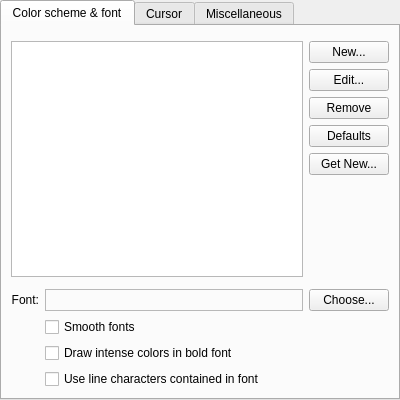
<?xml version="1.0" encoding="UTF-8"?>
<ui version="4.0">
 <class>EditProfileAppearancePage</class>
 <widget class="QWidget" name="EditProfileAppearancePage">
  <property name="geometry">
   <rect>
    <x>0</x>
    <y>0</y>
    <width>400</width>
    <height>400</height>
   </rect>
  </property>
  <layout class="QVBoxLayout" name="verticalLayout">
   <property name="leftMargin">
    <number>0</number>
   </property>
   <property name="topMargin">
    <number>0</number>
   </property>
   <property name="rightMargin">
    <number>0</number>
   </property>
   <property name="bottomMargin">
    <number>0</number>
   </property>
   <item>
    <widget class="QTabWidget" name="tabWidget">
     <property name="currentIndex">
      <number>0</number>
     </property>
     <widget class="QWidget" name="colorSchemeTab">
      <attribute name="title">
       <string>Color scheme &amp;&amp; font</string>
      </attribute>
      <layout class="QGridLayout">
       <item row="0" column="0" colspan="3">
        <widget class="KMessageWidget" name="colorSchemeMessageWidget">
         <property name="frameShape">
          <enum>QFrame::StyledPanel</enum>
         </property>
         <property name="frameShadow">
          <enum>QFrame::Raised</enum>
         </property>
        </widget>
       </item>
       <item row="1" column="0" colspan="2">
        <widget class="QListView" name="colorSchemeList">
         <property name="verticalScrollMode">
          <enum>QAbstractItemView::ScrollPerPixel</enum>
         </property>
        </widget>
       </item>
       <item row="1" column="2">
        <layout class="QVBoxLayout">
         <property name="spacing">
          <number>0</number>
         </property>
         <item>
          <layout class="QVBoxLayout">
           <property name="spacing">
            <number>6</number>
           </property>
           <item>
            <widget class="QPushButton" name="newColorSchemeButton">
             <property name="toolTip">
              <string>Create a new color scheme based upon the selected scheme</string>
             </property>
             <property name="text">
              <string comment="@action:button Create an alternate color scheme">New...</string>
             </property>
            </widget>
           </item>
           <item>
            <widget class="QPushButton" name="editColorSchemeButton">
             <property name="toolTip">
              <string>Edit the selected color scheme</string>
             </property>
             <property name="text">
              <string>Edit...</string>
             </property>
            </widget>
           </item>
           <item>
            <widget class="QPushButton" name="removeColorSchemeButton">
             <property name="toolTip">
              <string>Delete the selected color scheme</string>
             </property>
             <property name="text">
              <string>Remove</string>
             </property>
            </widget>
           </item>
           <item>
            <widget class="QPushButton" name="resetColorSchemeButton">
             <property name="toolTip">
              <string>Reset the selected color scheme settings to the default values</string>
             </property>
             <property name="text">
              <string>Defaults</string>
             </property>
            </widget>
           </item>
           <item>
            <widget class="KNS3::Button" name="downloadColorSchemeButton">
             <property name="text">
              <string>Get New...</string>
             </property>
            </widget>
           </item>
          </layout>
         </item>
         <item>
          <spacer>
           <property name="orientation">
            <enum>Qt::Vertical</enum>
           </property>
           <property name="sizeHint" stdset="0">
            <size>
             <width>20</width>
             <height>20</height>
            </size>
           </property>
          </spacer>
         </item>
        </layout>
       </item>
       <item row="2" column="0" colspan="3">
        <widget class="KMessageWidget" name="transparencyWarningWidget"/>
       </item>
       <item row="3" column="0">
        <widget class="QLabel" name="label_7">
         <property name="sizePolicy">
          <sizepolicy hsizetype="Fixed" vsizetype="Preferred">
           <horstretch>0</horstretch>
           <verstretch>0</verstretch>
          </sizepolicy>
         </property>
         <property name="text">
          <string>Font:</string>
         </property>
         <property name="alignment">
          <set>Qt::AlignRight|Qt::AlignTrailing|Qt::AlignVCenter</set>
         </property>
        </widget>
       </item>
       <item row="3" column="1">
        <widget class="QLabel" name="fontPreview">
         <property name="sizePolicy">
          <sizepolicy hsizetype="Expanding" vsizetype="Preferred">
           <horstretch>0</horstretch>
           <verstretch>0</verstretch>
          </sizepolicy>
         </property>
         <property name="frameShape">
          <enum>QFrame::StyledPanel</enum>
         </property>
         <property name="frameShadow">
          <enum>QFrame::Sunken</enum>
         </property>
         <property name="text">
          <string notr="true"/>
         </property>
         <property name="textFormat">
          <enum>Qt::PlainText</enum>
         </property>
         <property name="buddy">
          <cstring>chooseFontButton</cstring>
         </property>
        </widget>
       </item>
       <item row="3" column="2">
        <widget class="QPushButton" name="chooseFontButton">
         <property name="text">
          <string comment="@action:button open a dialog with list of fonts">Choose...</string>
         </property>
        </widget>
       </item>
       <item row="4" column="1" colspan="2">
        <widget class="QCheckBox" name="antialiasTextButton">
         <property name="text">
          <string>Smooth fonts</string>
         </property>
        </widget>
       </item>
       <item row="5" column="1" colspan="2">
        <widget class="QCheckBox" name="boldIntenseButton">
         <property name="text">
          <string>Draw intense colors in bold font</string>
         </property>
        </widget>
       </item>
       <item row="6" column="1" colspan="2">
        <widget class="QCheckBox" name="useFontLineCharactersButton">
         <property name="toolTip">
          <string>Use the selected font for line characters instead of the builtin code</string>
         </property>
         <property name="text">
          <string>Use line characters contained in font</string>
         </property>
        </widget>
       </item>
      </layout>
     </widget>
     <widget class="QWidget" name="cursorTab">
      <attribute name="title">
       <string>Cursor</string>
      </attribute>
      <layout class="QGridLayout">
       <property name="spacing">
        <number>0</number>
       </property>
       <item row="0" column="0" colspan="2">
        <layout class="QGridLayout">
         <property name="spacing">
          <number>6</number>
         </property>
         <item row="0" column="0" alignment="Qt::AlignRight">
          <widget class="QLabel" name="label_8">
           <property name="sizePolicy">
            <sizepolicy hsizetype="Fixed" vsizetype="Preferred">
             <horstretch>0</horstretch>
             <verstretch>0</verstretch>
            </sizepolicy>
           </property>
           <property name="text">
            <string>Shape:</string>
           </property>
           <property name="alignment">
            <set>Qt::AlignRight|Qt::AlignTrailing|Qt::AlignVCenter</set>
           </property>
          </widget>
         </item>
         <item row="0" column="1">
          <widget class="QRadioButton" name="cursorShapeBlock">
           <property name="text">
            <string comment="A solid rectangular">Block</string>
           </property>
           <attribute name="buttonGroup">
            <string notr="true">cursorShape</string>
           </attribute>
          </widget>
         </item>
         <item row="1" column="1">
          <widget class="QRadioButton" name="cursorShapeIBeam">
           <property name="text">
            <string comment="A vertical line on the left edge">I-Beam</string>
           </property>
           <attribute name="buttonGroup">
            <string notr="true">cursorShape</string>
           </attribute>
          </widget>
         </item>
         <item row="2" column="1">
          <widget class="QRadioButton" name="cursorShapeUnderline">
           <property name="text">
            <string comment="A hortizonal line on the bottom edge">Underline</string>
           </property>
           <attribute name="buttonGroup">
            <string notr="true">cursorShape</string>
           </attribute>
          </widget>
         </item>
         <item row="3" column="1">
          <spacer>
           <property name="orientation">
            <enum>Qt::Vertical</enum>
           </property>
           <property name="sizeType">
            <enum>QSizePolicy::Fixed</enum>
           </property>
           <property name="sizeHint" stdset="0">
            <size>
             <width>20</width>
             <height>16</height>
            </size>
           </property>
          </spacer>
         </item>
         <item row="4" column="0" alignment="Qt::AlignRight">
          <widget class="QLabel" name="label_3">
           <property name="sizePolicy">
            <sizepolicy hsizetype="Fixed" vsizetype="Preferred">
             <horstretch>0</horstretch>
             <verstretch>0</verstretch>
            </sizepolicy>
           </property>
           <property name="text">
            <string comment="Cursor color options">Color:</string>
           </property>
           <property name="alignment">
            <set>Qt::AlignRight|Qt::AlignTrailing|Qt::AlignVCenter</set>
           </property>
          </widget>
         </item>
         <item row="4" column="1">
          <widget class="QRadioButton" name="autoCursorColorButton">
           <property name="sizePolicy">
            <sizepolicy hsizetype="Preferred" vsizetype="Fixed">
             <horstretch>0</horstretch>
             <verstretch>0</verstretch>
            </sizepolicy>
           </property>
           <property name="toolTip">
            <string>Set the cursor to match the color of the character underneath it.</string>
           </property>
           <property name="text">
            <string>Match current character</string>
           </property>
           <attribute name="buttonGroup">
            <string notr="true">cursorColor</string>
           </attribute>
          </widget>
         </item>
         <item row="5" column="1">
          <layout class="QHBoxLayout" name="customColorLayout">
           <property name="spacing">
            <number>0</number>
           </property>
           <item>
            <widget class="QRadioButton" name="customCursorColorButton">
             <property name="sizePolicy">
              <sizepolicy hsizetype="Preferred" vsizetype="Fixed">
               <horstretch>0</horstretch>
               <verstretch>0</verstretch>
              </sizepolicy>
             </property>
             <property name="toolTip">
              <string>Use a custom, fixed color for the cursor</string>
             </property>
             <property name="text">
              <string>Custom cursor color:</string>
             </property>
             <attribute name="buttonGroup">
              <string notr="true">cursorColor</string>
             </attribute>
            </widget>
           </item>
           <item>
            <widget class="KColorButton" name="customColorSelectButton">
             <property name="sizePolicy">
              <sizepolicy hsizetype="Preferred" vsizetype="Fixed">
               <horstretch>0</horstretch>
               <verstretch>0</verstretch>
              </sizepolicy>
             </property>
             <property name="toolTip">
              <string>Select the color used to draw the cursor</string>
             </property>
             <property name="text">
              <string/>
             </property>
            </widget>
           </item>
           <item>
            <spacer>
             <property name="orientation">
              <enum>Qt::Horizontal</enum>
             </property>
             <property name="sizeHint" stdset="0">
              <size>
               <width>0</width>
               <height>0</height>
              </size>
             </property>
            </spacer>
           </item>
          </layout>
         </item>
         <item row="6" column="1">
          <spacer>
           <property name="orientation">
            <enum>Qt::Vertical</enum>
           </property>
           <property name="sizeType">
            <enum>QSizePolicy::Fixed</enum>
           </property>
           <property name="sizeHint" stdset="0">
            <size>
             <width>20</width>
             <height>16</height>
            </size>
           </property>
          </spacer>
         </item>
         <item row="7" column="0" alignment="Qt::AlignRight|Qt::AlignVCenter">
          <widget class="QLabel" name="label_2">
           <property name="text">
            <string>Blinking:</string>
           </property>
           <property name="buddy">
            <cstring>enableBlinkingCursorButton</cstring>
           </property>
          </widget>
         </item>
         <item row="7" column="1">
          <widget class="QCheckBox" name="enableBlinkingCursorButton">
           <property name="sizePolicy">
            <sizepolicy hsizetype="Preferred" vsizetype="Fixed">
             <horstretch>0</horstretch>
             <verstretch>0</verstretch>
            </sizepolicy>
           </property>
           <property name="toolTip">
            <string>Make the cursor blink regularly</string>
           </property>
           <property name="text">
            <string>Enabled</string>
           </property>
          </widget>
         </item>
        </layout>
       </item>
       <item row="1" column="0" colspan="2">
        <spacer>
         <property name="orientation">
          <enum>Qt::Vertical</enum>
         </property>
         <property name="sizeHint" stdset="0">
          <size>
           <width>0</width>
           <height>0</height>
          </size>
         </property>
        </spacer>
       </item>
      </layout>
     </widget>
     <widget class="QWidget" name="miscTab">
      <attribute name="title">
       <string comment="Items that do not fit in other categories">Miscellaneous</string>
      </attribute>
      <layout class="QVBoxLayout" name="verticalLayout_3">
       <property name="spacing">
        <number>0</number>
       </property>
       <item>
        <layout class="QGridLayout" name="miscTabLayout" columnstretch="0,1">
         <property name="spacing">
          <number>6</number>
         </property>
         <item row="0" column="0" colspan="2">
          <widget class="QGroupBox" name="contentsGroup">
           <property name="title">
            <string comment="@title:group">Terminal contents</string>
           </property>
           <layout class="QGridLayout" columnstretch="0,1">
            <item row="0" column="0" alignment="Qt::AlignRight">
             <widget class="QLabel" name="lineSpacingLabel">
              <property name="sizePolicy">
               <sizepolicy hsizetype="Fixed" vsizetype="Preferred">
                <horstretch>0</horstretch>
                <verstretch>0</verstretch>
               </sizepolicy>
              </property>
              <property name="text">
               <string>Line spacing:</string>
              </property>
              <property name="alignment">
               <set>Qt::AlignRight|Qt::AlignTrailing|Qt::AlignVCenter</set>
              </property>
              <property name="buddy">
               <cstring>lineSpacingSpinner</cstring>
              </property>
             </widget>
            </item>
            <item row="0" column="1">
             <layout class="QHBoxLayout">
              <property name="spacing">
               <number>0</number>
              </property>
              <item>
               <widget class="QSpinBox" name="lineSpacingSpinner">
                <property name="toolTip">
                 <string>The number of pixels between two lines</string>
                </property>
                <property name="suffix">
                 <string comment="(pixels) visual size unit"> px</string>
                </property>
                <property name="minimum">
                 <number>0</number>
                </property>
                <property name="maximum">
                 <number>20</number>
                </property>
               </widget>
              </item>
              <item>
               <spacer>
                <property name="orientation">
                 <enum>Qt::Horizontal</enum>
                </property>
                <property name="sizeHint" stdset="0">
                 <size>
                  <width>40</width>
                  <height>20</height>
                 </size>
                </property>
               </spacer>
              </item>
             </layout>
            </item>
            <item row="1" column="0" alignment="Qt::AlignRight">
             <widget class="QLabel" name="label_4">
              <property name="sizePolicy">
               <sizepolicy hsizetype="Fixed" vsizetype="Preferred">
                <horstretch>0</horstretch>
                <verstretch>0</verstretch>
               </sizepolicy>
              </property>
              <property name="text">
               <string>Margins:</string>
              </property>
              <property name="alignment">
               <set>Qt::AlignRight|Qt::AlignTrailing|Qt::AlignVCenter</set>
              </property>
              <property name="buddy">
               <cstring>marginsSpinner</cstring>
              </property>
             </widget>
            </item>
            <item row="1" column="1">
             <layout class="QHBoxLayout">
              <property name="spacing">
               <number>0</number>
              </property>
              <item>
               <widget class="QSpinBox" name="marginsSpinner">
                <property name="suffix">
                 <string comment="(pixels) visual size unit"> px</string>
                </property>
                <property name="maximum">
                 <number>99</number>
                </property>
                <property name="value">
                 <number>1</number>
                </property>
               </widget>
              </item>
              <item>
               <spacer>
                <property name="orientation">
                 <enum>Qt::Horizontal</enum>
                </property>
                <property name="sizeHint" stdset="0">
                 <size>
                  <width>40</width>
                  <height>20</height>
                 </size>
                </property>
               </spacer>
              </item>
             </layout>
            </item>
            <item row="2" column="0" alignment="Qt::AlignRight">
             <widget class="QLabel" name="label_5">
              <property name="sizePolicy">
               <sizepolicy hsizetype="Fixed" vsizetype="Preferred">
                <horstretch>0</horstretch>
                <verstretch>0</verstretch>
               </sizepolicy>
              </property>
              <property name="text">
               <string>Align to center:</string>
              </property>
              <property name="alignment">
               <set>Qt::AlignRight|Qt::AlignTrailing|Qt::AlignVCenter</set>
              </property>
              <property name="buddy">
               <cstring>alignToCenterButton</cstring>
              </property>
             </widget>
            </item>
            <item row="2" column="1">
             <widget class="QCheckBox" name="alignToCenterButton">
              <property name="text">
               <string>Enabled</string>
              </property>
             </widget>
            </item>
           </layout>
          </widget>
         </item>
         <item row="1" column="1">
          <spacer>
           <property name="orientation">
            <enum>Qt::Vertical</enum>
           </property>
           <property name="sizeType">
            <enum>QSizePolicy::Fixed</enum>
           </property>
           <property name="sizeHint" stdset="0">
            <size>
             <width>20</width>
             <height>16</height>
            </size>
           </property>
          </spacer>
         </item>
         <item row="2" column="0" alignment="Qt::AlignRight|Qt::AlignVCenter">
          <widget class="QLabel" name="label">
           <property name="text">
            <string>Window:</string>
           </property>
          </widget>
         </item>
         <item row="2" column="1">
          <widget class="QCheckBox" name="showTerminalSizeHintButton">
           <property name="toolTip">
            <string>Show terminal size in columns and lines in the center of window after resizing</string>
           </property>
           <property name="text">
            <string>Show hint for terminal size after resizing</string>
           </property>
          </widget>
         </item>
         <item row="3" column="1">
          <widget class="QCheckBox" name="dimWhenInactiveCheckbox">
           <property name="toolTip">
            <string>Indicate whether the window is active by dimming the colors</string>
           </property>
           <property name="text">
            <string>Dim the colors when the window loses focus</string>
           </property>
          </widget>
         </item>
        </layout>
       </item>
       <item>
        <spacer>
         <property name="orientation">
          <enum>Qt::Vertical</enum>
         </property>
         <property name="sizeHint" stdset="0">
          <size>
           <width>20</width>
           <height>0</height>
          </size>
         </property>
        </spacer>
       </item>
      </layout>
     </widget>
    </widget>
   </item>
  </layout>
 </widget>
 <customwidgets>
  <customwidget>
   <class>KMessageWidget</class>
   <extends>QFrame</extends>
   <header>kmessagewidget.h</header>
   <container>1</container>
  </customwidget>
  <customwidget>
   <class>KColorButton</class>
   <extends>QPushButton</extends>
   <header>kcolorbutton.h</header>
  </customwidget>
  <customwidget>
   <class>KNS3::Button</class>
   <extends>QPushButton</extends>
   <header location="global">KNS3/Button</header>
  </customwidget>
 </customwidgets>
 <tabstops>
  <tabstop>tabWidget</tabstop>
  <tabstop>colorSchemeList</tabstop>
  <tabstop>newColorSchemeButton</tabstop>
  <tabstop>editColorSchemeButton</tabstop>
  <tabstop>removeColorSchemeButton</tabstop>
  <tabstop>resetColorSchemeButton</tabstop>
  <tabstop>downloadColorSchemeButton</tabstop>
  <tabstop>chooseFontButton</tabstop>
  <tabstop>antialiasTextButton</tabstop>
  <tabstop>boldIntenseButton</tabstop>
  <tabstop>useFontLineCharactersButton</tabstop>
  <tabstop>cursorShapeBlock</tabstop>
  <tabstop>cursorShapeIBeam</tabstop>
  <tabstop>cursorShapeUnderline</tabstop>
  <tabstop>autoCursorColorButton</tabstop>
  <tabstop>customCursorColorButton</tabstop>
  <tabstop>customColorSelectButton</tabstop>
  <tabstop>enableBlinkingCursorButton</tabstop>
  <tabstop>lineSpacingSpinner</tabstop>
  <tabstop>marginsSpinner</tabstop>
  <tabstop>alignToCenterButton</tabstop>
  <tabstop>showTerminalSizeHintButton</tabstop>
  <tabstop>dimWhenInactiveCheckbox</tabstop>
 </tabstops>
 <resources/>
 <connections/>
 <buttongroups>
  <buttongroup name="cursorColor"/>
  <buttongroup name="cursorShape"/>
 </buttongroups>
</ui>
